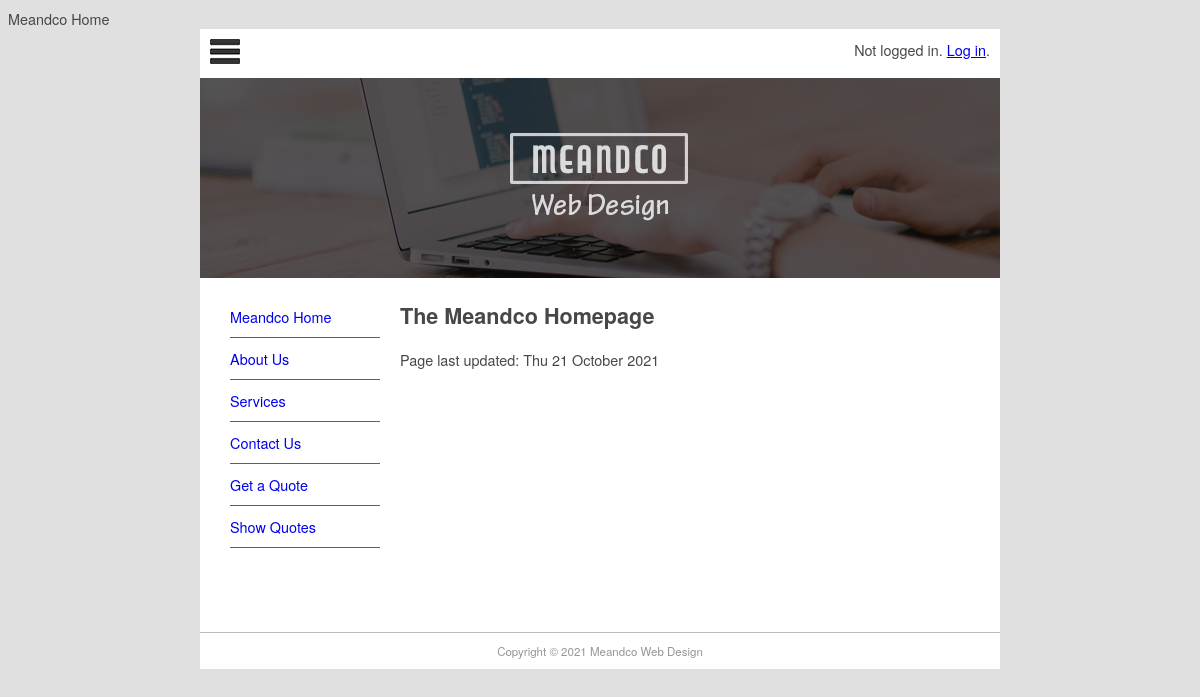
The page / on the database its author committed.
### pages/models.py (models this page shows, shortened)
class Page(models.Model):
    title = models.CharField(max_length=60)
    permalink = models.CharField(max_length=12, unique=True)
    update_date = models.DateTimeField('Last Updated')
    bodytext = models.TextField('Page Content', blank=True)

### pages/views.py (the view)
# urls.py: path('', views.index, {'pagename': ''}, name='home'),
def index(request, pagename):
    pagename = '/' + pagename
    pg = get_object_or_404(Page, permalink=pagename)
    context = {
        'title': pg.title,
        'content': pg.bodytext,
        'last_updated': pg.update_date,
        'page_list': Page.objects.all(),
    }
    return render(request, 'pages/page.html', context)

### pages/templates/pages/page.html (shortened to what this page needs)
{% extends "base.html" %}
{% block sidenav %}
    {% for page in page_list %}
    <li>
      <a href="{{ page.permalink }}">{{ page.title }}</a>
    </li>
    {% endfor %}
{% endblock sidenav %}
{% block content %}
{% autoescape off %}
{{ content }}
{% endautoescape %}
<p>
  Page last updated: {{ last_updated|date:"D d F Y" }}
</p>
{% endblock content %}

### mfdw_site/static/main.css (style rules this page uses)
body { background-color: #E0E0E0; font-family: Gotham, "Helvetica Neue", Helvetica, Arial, sans-serif; font-size: 0.9em; text-align: justify; color: #474747; }
#nav li { padding-top: 10px; padding-bottom: 10px; font-size: 1em; list-style-type: none; border-bottom: thin solid #5F5F5F; color: #4C4C4C; left: 0px; list-style-position: inside; margin-left: -10px; }
#nav li a { text-decoration: none; }

### rows shown on the page
Page: title "Meandco Home", bodytext "The Meandco Homepage", update_date "Thu 21 October 2021"
Page: title "About Us"
Page: title "Services"
